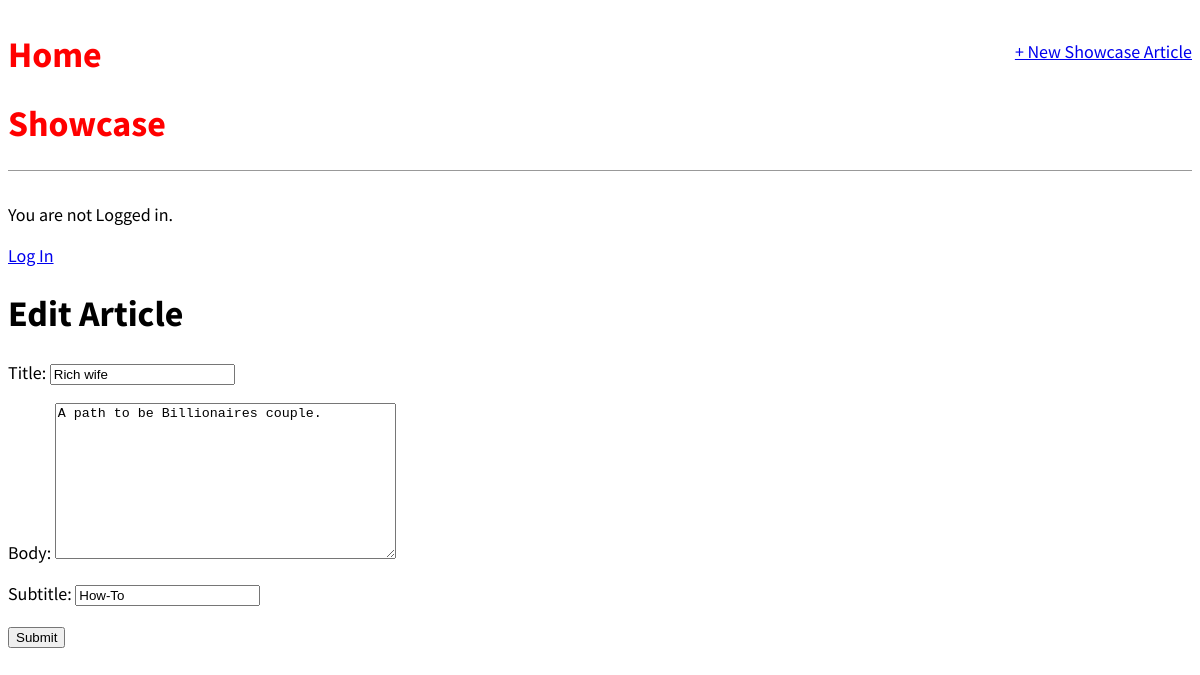
The app's page /article/6/edit/ with its own data.
### showcase/models.py (models this page shows, shortened)
class Article(models.Model):
	title = models.CharField(max_length=200)
	subtitle = models.CharField(max_length=200)
	date = models.DateField(auto_now_add=True)
	body = models.TextField()
	author = models.ForeignKey(
		'auth.User',
		on_delete=models.CASCADE,
		)
	body = models.TextField()

### showcase/views.py (the view)
# urls.py: path('article/<int:pk>/edit/', ArticleUpdateView.as_view(), name='article_edit'),
class ArticleUpdateView(UpdateView):
	model = Article
	template_name = 'article_edit.html'
	fields = ['title','body','subtitle']

### templates/article_edit.html
{% extends 'base.html' %}
{% block content %}
	<h1>Edit Article</h1>
	<form action="" method="post">{% csrf_token %}
		{{ form.as_p }}
		<input type="submit" name="Update">
	</form>
{% endblock content %}

### static/css/base.css (style rules this page uses)
body { font-family: 'Source Sans Pro', sans-serif; font-size: 18px; }

### records on screen
Article: title "Rich wife", body "A path to be Billionaires couple.", subtitle "How-To"
